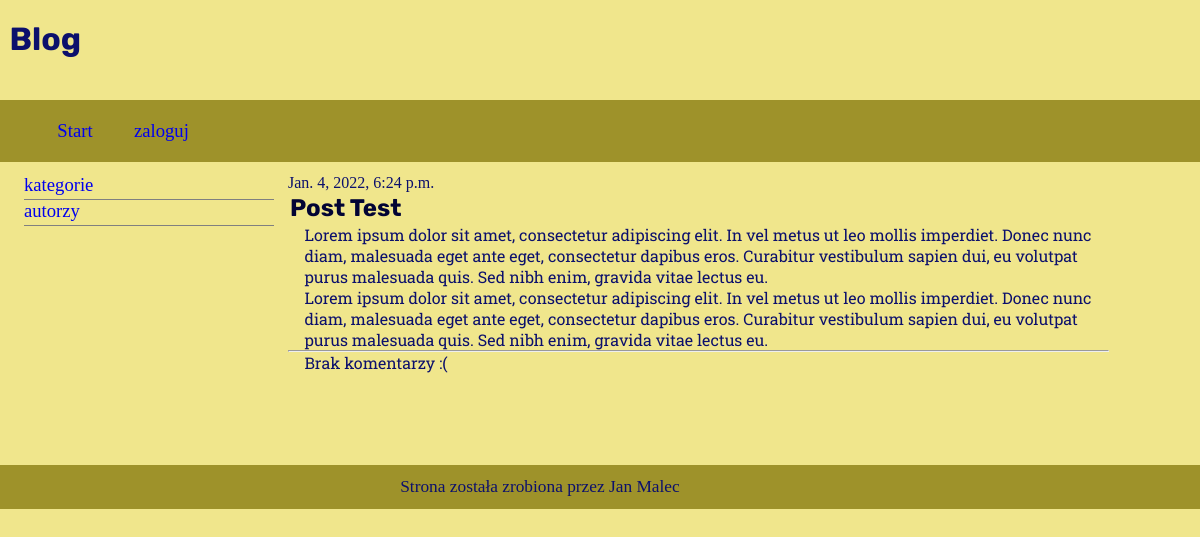
The app's page /post/4/, older data.
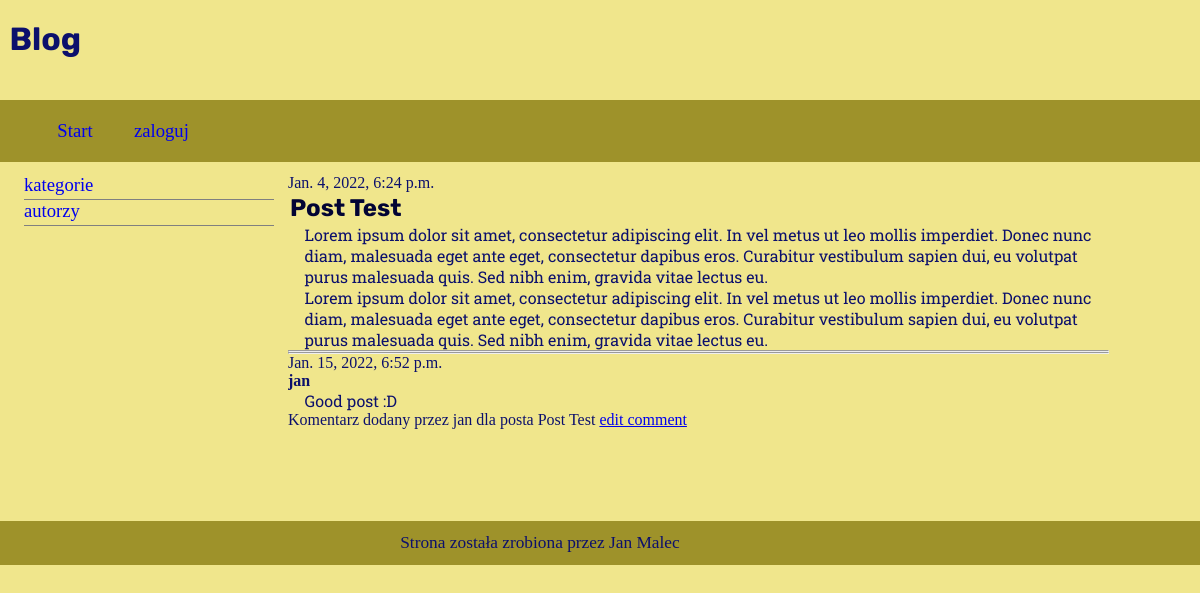
The same page, newer data.
### blog/models.py (models this page shows, shortened)
class Post(models.Model):
    author = models.ForeignKey('auth.User', on_delete=models.CASCADE)
    title = models.CharField(max_length=200)
    text = models.TextField()
    created_date = models.DateTimeField(
            default=timezone.now)
    published_date = models.DateTimeField(
            blank=True, null=True)
    tags = TaggableManager()
    def __str__(self):
        return self.title

class Comments(models.Model):
    post = models.ForeignKey('Post', on_delete=models.CASCADE, related_name='comments')
    author = models.ForeignKey('auth.User', on_delete=models.CASCADE)
    email = models.EmailField()
    text = models.TextField()
    created_date = models.DateTimeField(default=timezone.now)
    updated_date = models.DateTimeField(auto_now = True)
    active = models.BooleanField( default = True)
    def __str__(self):
        return 'Komentarz dodany przez {} dla posta {}'.format(self.author, self.post)

### blog/views.py (the view)
# urls.py: path('post/<int:pk>/', views.post_detail, name='post_detail'),
def post_detail(request, pk):
    post = get_object_or_404(Post, pk=pk)
    Post.objects.get(pk=pk)
    return render(request, 'blog/post_detail.html', {'post':post})

### blog/templates/blog/post_detail.html (shortened to what this page needs)
{% extends 'blog/base.html' %}
{% block content %}
    {% if post.published_date %}
<div class="date">
    {{ post.published_date }}
</div>
{% endif %}
<h2>{{ post.title }}</h2>
<p>{{ post.text|linebreaksbr }}</p>
<hr>
{% for comment in post.comments.all %}
    <div class="comment"><hr>
        <div class="date">{{ comment.created_date }}</div>
        <strong>{{ comment.author }}</strong>
        <p>{{ comment.text|linebreaks }}</p>
    </div>
    {{comment}}
    <a class="btn btn-default" href="{% url 'comment_edit' pk=comment.post.pk %}">edit comment</a>
{% empty %}
    <p>Brak komentarzy :(</p>
{% endfor %}
{% endblock %}

### blog/templates/blog/base.html (shortened to what this page needs)
{% load static %}
<!DOCTYPE html>
<head>
    <link rel="stylesheet" href="{% static 'css/main.css' %}" >
    <link rel="stylesheet" href="{% static 'css/style.css' %}" >
</head>
<body>
<header>
    <h1>Blog</h1>
</header>
<nav class="sticky">
    <ul>
        <li><a href="/">Start</a></li>
        {% if user.is_authenticated %}
        <li><a href="{% url 'post_new' %}" >new post</a></li>
        {% else %}
        <li><a href="{% url 'login' %}">zaloguj</a></li>
        {% endif %}
    </ul>
</nav>
<aside>
    <ul>
        <li><a href="#kategorie">kategorie</a></li>
        <li><a href="#autorzy">autorzy</a></li>
    </ul>
</aside>
<main>
    <section>
        {% block content %}
        {% endblock %}
    </section>
</main>
<footer> Strona została zrobiona przez Jan Malec </footer>
</body>
</html>

### blog/static/css/main.css (style rules this page uses)
* { margin: 0px; padding: 0px; }
body { background-color: rgb(240,230,140); color: #0C106C; }
header { display: inline-flex; width: 100px; height: 100px; }
header h1 { width: 20px; padding-top: 20%; font-family: 'Rubik', sans-serif; margin-left: 0.3em; }
nav { background-color: #9E922A; height: 5%; padding-top: 1%; padding-bottom: 1%; padding-right:5%; width: auto; }
nav.sticky { position: sticky; top:0; padding:20px; }
nav li { display: inline-block; padding-left: 2em; font-size: 14pt; }
nav li { list-style-type: none; }
nav li a { text-decoration: none; }
aside { float: left; width:20%; padding-top: 1%; margin-left: 2%; font-family: 'EB Garamond', serif; overflow:unset; }
aside li { height: 25px; list-style:none; border-bottom: gray solid 1px; width: 250px; font-size: 14pt; }
aside li a { text-decoration: none; }
main { float: left; width:76%; padding-top: 1%; padding-left: 2%; padding-bottom: 5%; }
main section { margin-right: 10%; overflow-x: auto; padding-bottom: 2em; }
main section h2 { margin: 2px; font-family: 'Rubik', sans-serif; color: #020434; }
main section p { padding-left: 2%; font-family: 'Roboto Slab', serif; }
footer { background-color: #9E922A; height: 5%; padding-top: 1%; padding-bottom: 1%; padding-right:10%; clear: both; text-align: center; font-size: 13pt; position: relative; }

Row changes from the older to the newer data that the page shows:
added Comments: created_date "Jan. 15, 2022, 6:52 p.m.", author "jan", text "Good post :D", author+post "Komentarz dodany przez jan dla posta Post Test"
Text that changed along with them:
text no longer shown: "Brak komentarzy :("
